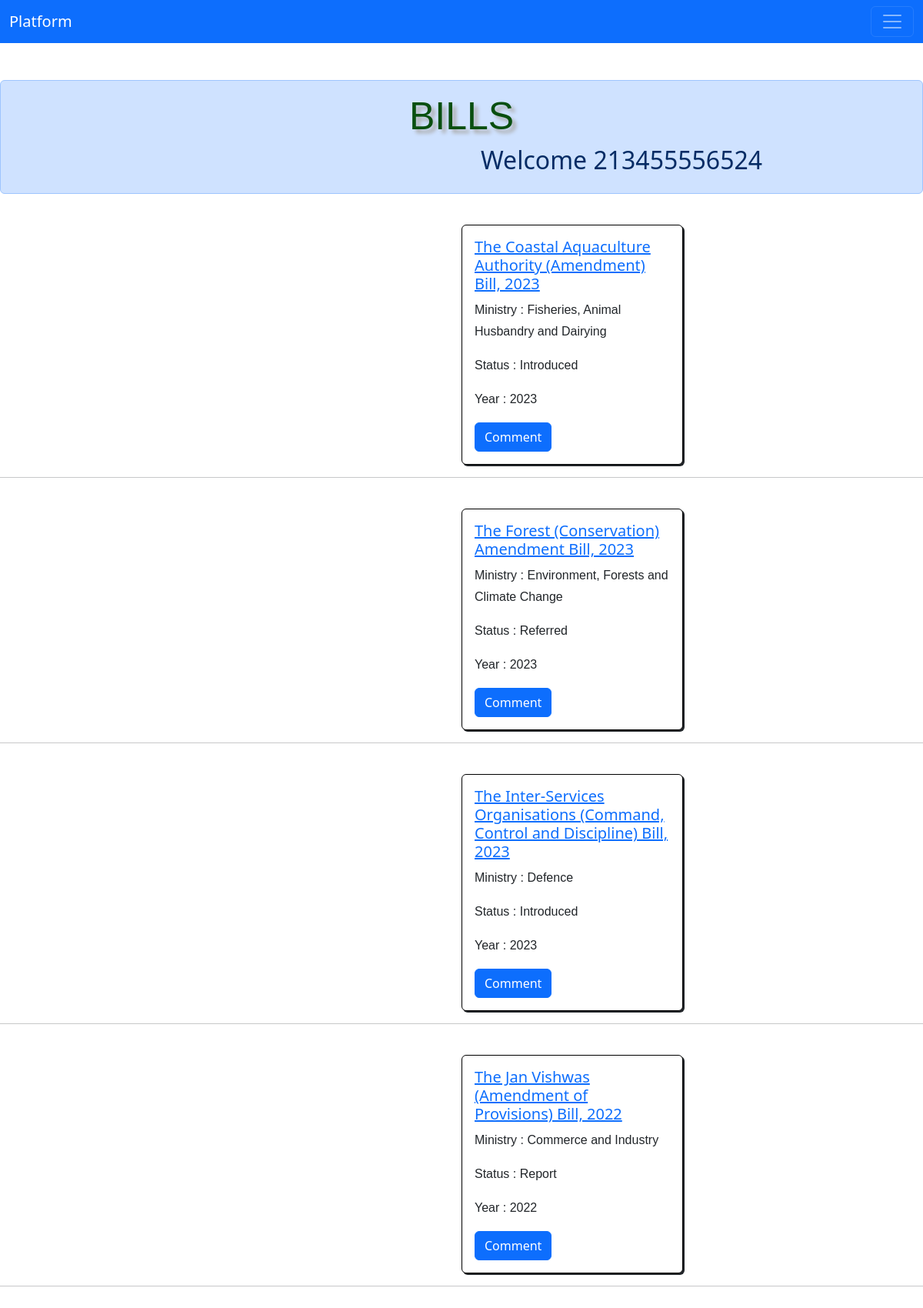
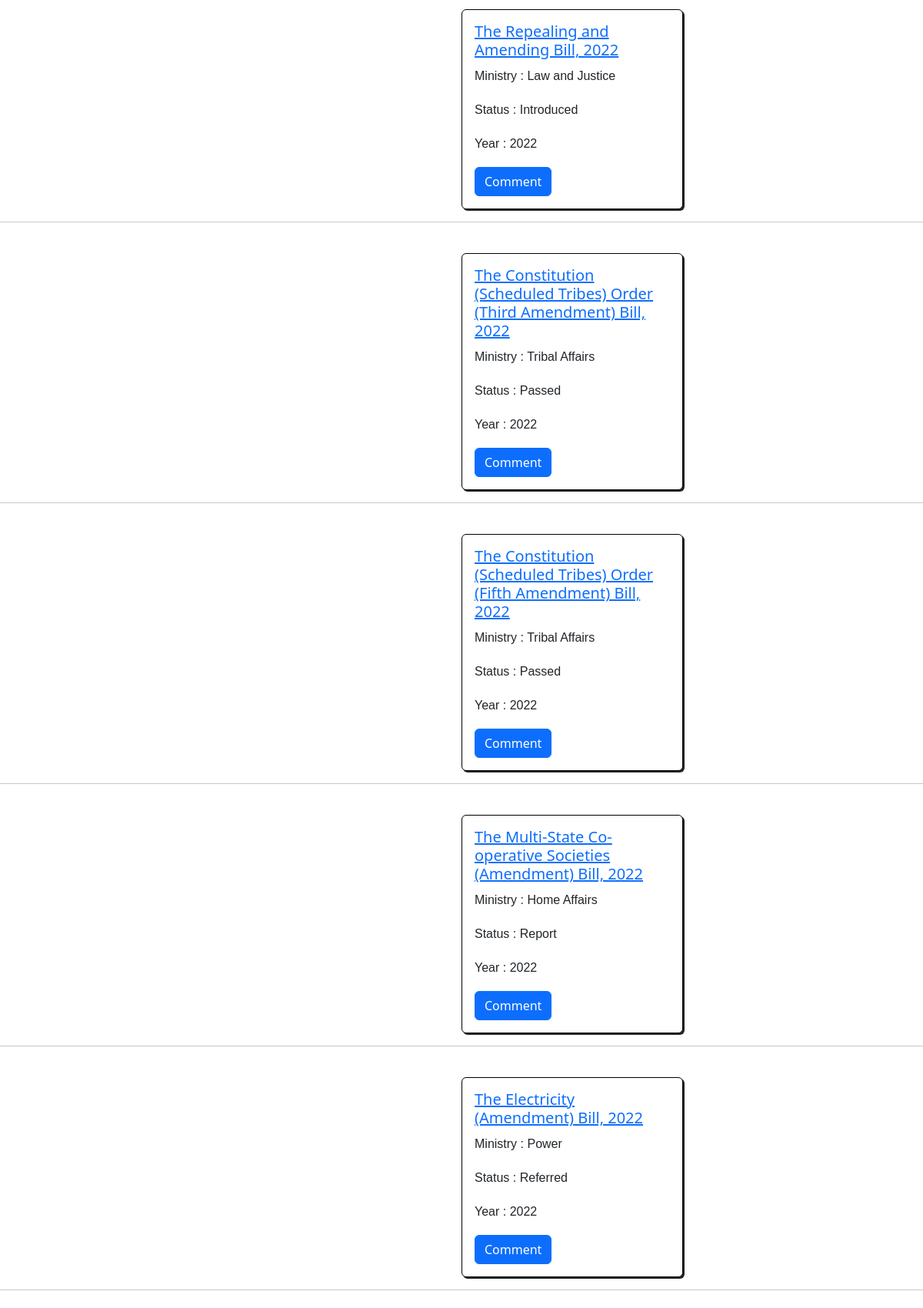
The page /bills/213455556524 (upper part) on the database its author committed (2 pictures, top to bottom).
### main.py (models this page shows)
class Bills(db.Model):
    __tablename__='bills'
    BID=db.Column(db.Integer, primary_key=True)
    BName=db.Column(db.String)
    Ministry=db.Column(db.String)
    status=db.Column(db.String)
    Description=db.Column(db.String)
    year=db.Column(db.Integer)

### main.py (the view)
@app.route("/bills/<int:Aanum>", methods=["GET", "POST"])
def bills(Aanum):
    if request.method=="GET":
        bills=Bills.query.all()
        return render_template("bills.html" , bills=bills, Aanum=Aanum)

### templates/bills.html (shortened to what this page needs)
<!DOCTYPE html>
<html>
<head>
    <link rel="stylesheet" href="bootstrap.css" />
    <link
      href="//maxcdn.bootstrapcdn.com/bootstrap/4.1.1/css/bootstrap.min.css"
      rel="stylesheet"
      id="bootstrap-css"
    />
    <link href="https://cdn.jsdelivr.net/npm/bootstrap@5.3.0-xalpha1/dist/css/bootstrap.min.css" rel="stylesheet">
</head>
<body>
    <nav class="navbar navbar-dark bg-primary">
  <div class="container-fluid">
    <a class="navbar-brand" href="#">Platform</a>
    <button class="navbar-toggler" type="button" data-bs-toggle="collapse" data-bs-target="#navbarSupportedContent" aria-controls="navbarSupportedContent" aria-expanded="false" aria-label="Toggle navigation">
      <span class="navbar-toggler-icon"></span>
    </button>
  </div>
</nav>
<br></br>
    <div class="alert alert-primary" role="alert" style="width:100%;">
        <h1>BILLS   </h1>
        <h2 style="margin-left:38rem">Welcome {{Aanum}}</h2>
    </div>
    {% for bill in bills %}
    <div>
        <div class="card" style="width: 18rem;border:1px solid black;box-shadow:2px 2px;margin-left:37.5rem">
            <div class="card-body">
              <h5 class="card-title"><a href='/more/{{bill["BID"]}}/{{Aanum}}'>{{bill["BName"]}}</a></h5>
              <p class="card-text">Ministry : {{bill["Ministry"]}} </p>
              <p class="card-text">Status : {{bill["status"]}} </p>
              <p class="card-text">Year : {{bill["year"]}} </p>
              <a style='text-align:right' href='/bills/{{bill["BID"]}}/{{Aanum}}' class="btn btn-primary">Comment</a>
            </div>
          </div>
    </div>
    <hr/>
    {% endfor %}
</body>
</html>

### templates/bills.html (style rules this page uses)
h1 { text-align: center; color: rgb(9, 79, 15); font-family: Verdana, Geneva, Tahoma, sans-serif; font-size: 50px; text-shadow: 5px 5px 5px #ababab; }
body { background-color: white; }
p { font-family: "Nunito", sans-serif; font-size: 16px; line-height: 28px; }
div { padding: 40; margin: 40; border-radius: 40; }

### rows shown on the page
Bills: BName "The Coastal Aquaculture Authority (Amendment) Bill, 2023", Ministry "Fisheries, Animal Husbandry and Dairying", status "Introduced", year "2023"
Bills: BName "The Forest (Conservation) Amendment Bill, 2023", Ministry "Environment, Forests and Climate Change", status "Referred", year "2023"
Bills: BName "The Inter-Services Organisations (Command, Control and Discipline) Bill, 2023", Ministry "Defence", status "Introduced", year "2023"
Bills: BName "The Jan Vishwas (Amendment of Provisions) Bill, 2022", Ministry "Commerce and Industry", status "Report", year "2022"
Bills: BName "The Repealing and Amending Bill, 2022", Ministry "Law and Justice", status "Introduced", year "2022"
Bills: BName "The Constitution (Scheduled Tribes) Order (Third Amendment) Bill, 2022", Ministry "Tribal Affairs", status "Passed", year "2022"
Bills: BName "The Constitution (Scheduled Tribes) Order (Fifth Amendment) Bill, 2022", Ministry "Tribal Affairs", status "Passed", year "2022"
Bills: BName "The Multi-State Co-operative Societies (Amendment) Bill, 2022", Ministry "Home Affairs", status "Report", year "2022"
Bills: BName "The Electricity (Amendment) Bill, 2022", Ministry "Power", status "Referred", year "2022"

### other values the page prints
{{ Aanum }} "213455556524"
